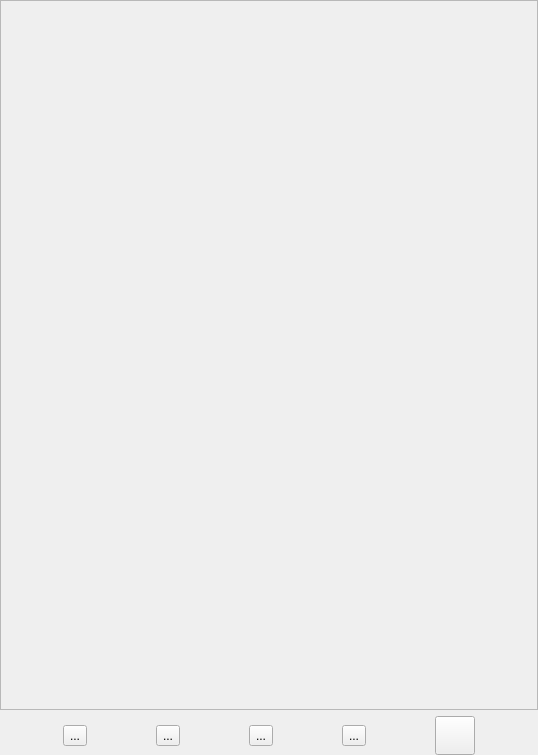
<?xml version="1.0" encoding="UTF-8"?>
<ui version="4.0">
 <class>Form</class>
 <widget class="QWidget" name="Form">
  <property name="geometry">
   <rect>
    <x>0</x>
    <y>0</y>
    <width>538</width>
    <height>755</height>
   </rect>
  </property>
  <property name="windowTitle">
   <string>Form</string>
  </property>
  <layout class="QVBoxLayout" name="verticalLayout">
   <property name="margin">
    <number>0</number>
   </property>
   <item>
    <widget class="QScrollArea" name="featuresScroll">
     <property name="minimumSize">
      <size>
       <width>200</width>
       <height>0</height>
      </size>
     </property>
     <property name="widgetResizable">
      <bool>true</bool>
     </property>
     <widget class="QWidget" name="scrollAreaWidgetContents">
      <property name="geometry">
       <rect>
        <x>0</x>
        <y>0</y>
        <width>536</width>
        <height>699</height>
       </rect>
      </property>
      <layout class="QVBoxLayout" name="featuresList">
       <property name="spacing">
        <number>0</number>
       </property>
       <property name="margin">
        <number>0</number>
       </property>
      </layout>
     </widget>
    </widget>
   </item>
   <item>
    <layout class="QHBoxLayout" name="horizontalLayout">
     <item>
      <widget class="QToolButton" name="addFunctionButton">
       <property name="text">
        <string>...</string>
       </property>
       <property name="icon">
        <iconset>
         <normaloff>gui/hipgisaxsicons_0.png</normaloff>gui/hipgisaxsicons_0.png</iconset>
       </property>
       <property name="iconSize">
        <size>
         <width>32</width>
         <height>32</height>
        </size>
       </property>
      </widget>
     </item>
     <item>
      <widget class="QToolButton" name="moveUpButton">
       <property name="text">
        <string>...</string>
       </property>
       <property name="icon">
        <iconset>
         <normaloff>gui/hipgisaxsicons_2.png</normaloff>gui/hipgisaxsicons_2.png</iconset>
       </property>
       <property name="iconSize">
        <size>
         <width>32</width>
         <height>32</height>
        </size>
       </property>
      </widget>
     </item>
     <item>
      <widget class="QToolButton" name="moveDownButton">
       <property name="text">
        <string>...</string>
       </property>
       <property name="icon">
        <iconset>
         <normaloff>gui/hipgisaxsicons_1.png</normaloff>gui/hipgisaxsicons_1.png</iconset>
       </property>
       <property name="iconSize">
        <size>
         <width>32</width>
         <height>32</height>
        </size>
       </property>
      </widget>
     </item>
     <item>
      <widget class="QToolButton" name="runButton">
       <property name="text">
        <string>...</string>
       </property>
       <property name="icon">
        <iconset>
         <normaloff>gui/hipgisaxsicons_4.png</normaloff>gui/hipgisaxsicons_4.png</iconset>
       </property>
       <property name="iconSize">
        <size>
         <width>32</width>
         <height>32</height>
        </size>
       </property>
      </widget>
     </item>
     <item>
      <widget class="QToolButton" name="clearFunctionsButton">
       <property name="text">
        <string/>
       </property>
       <property name="iconSize">
        <size>
         <width>32</width>
         <height>32</height>
        </size>
       </property>
      </widget>
     </item>
    </layout>
   </item>
  </layout>
 </widget>
 <resources/>
 <connections/>
</ui>
